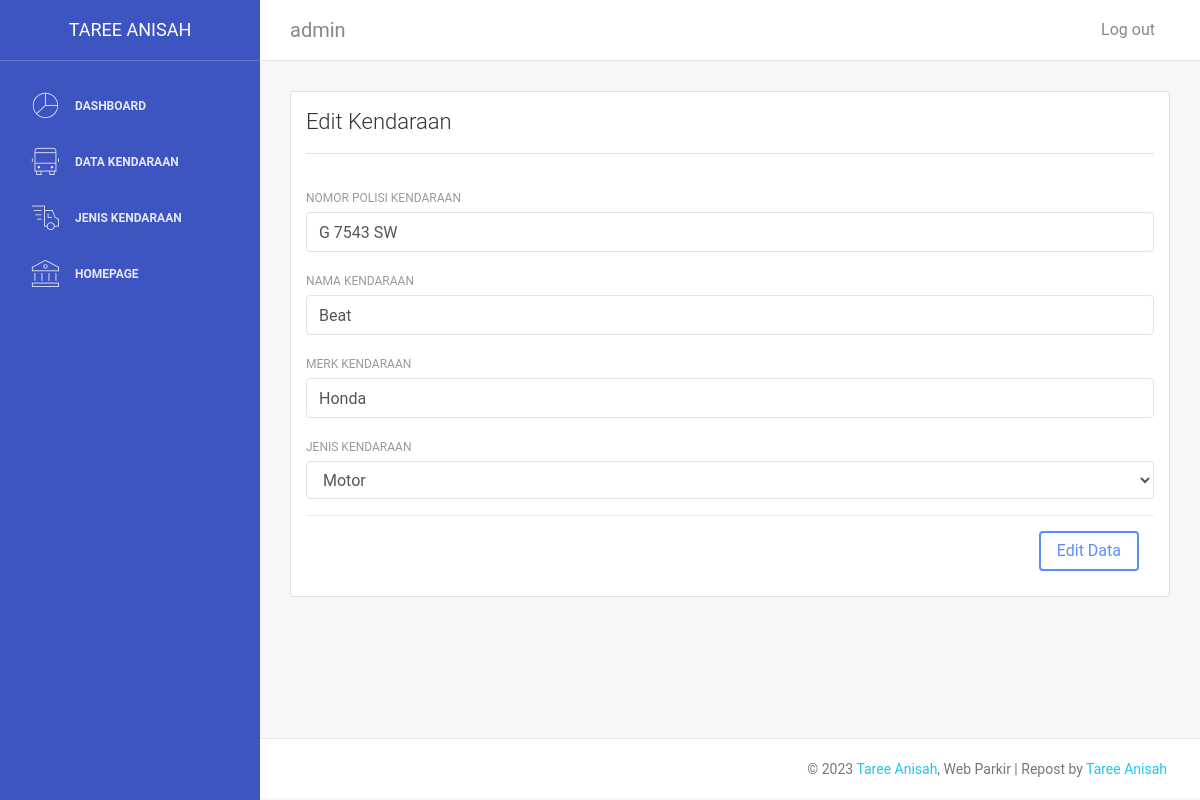
/admin/kendaraan_edit.php?id=3 (signed in), run on the app's committed database.
### tables this page shows
CREATE TABLE `kendaraan` (
  `id` int(11) NOT NULL,
  `nomor_polisi` varchar(10) DEFAULT NULL,
  `nama_kendaraan` varchar(50) DEFAULT NULL,
  `merk_kendaraan` varchar(20) DEFAULT NULL,
  `id_jenisKendaraan` int(11) DEFAULT NULL
);

CREATE TABLE `jeniskendaraan` (
  `id_jenisKendaraan` int(11) NOT NULL,
  `jenis_kendaraan` varchar(20) DEFAULT NULL
);

### admin/kendaraan_edit.php (the view, shortened to what this page needs)
<!DOCTYPE html>
<html lang="en">
<head>
    <?php require_once('template/css.php'); ?>
</head>
<body>
    <div class="wrapper">
        <div class="sidebar" data-image="../vendor/light-bootstrap/assets/img/">
            <?php require_once('template/sidebar.php'); ?>
        </div>
        <div class="main-panel">
            <?php require_once('template/nav.php'); ?>
            <div class="content">
                <div class="container-fluid">
                    <div class="card ">
                        <div class="card-header ">
                            <h4 class="card-title">Edit Kendaraan</h4>
                            <hr>
                        </div>
                        <div class="card-body ">
                            <?php
                            include "../config/config.php";
                            $id = $_GET['id'];
                            $data = mysqli_query($koneksi,"SELECT * FROM kendaraan JOIN jenisKendaraan ON kendaraan.id_jenisKendaraan = jenisKendaraan.id_jenisKendaraan WHERE id='$id'");
                            ?>
                            <?php foreach($data as $kendaraan): ?>
                            <form action="../config/kendaraan/do_edit.php" method="post">
                                <div class="form-group">
                                    <label for="nomor_polisi">Nomor Polisi Kendaraan</label>
                                    <input type="text" class="form-control" id="nomor_polisi" name="nomor_polisi" value="<?= $kendaraan['nomor_polisi']; ?>">
                                </div>
                                <div class="form-group">
                                    <label for="nim">Nama Kendaraan</label>
                                    <input type="text" class="form-control" id="nama_kendaraan" name="nama_kendaraan" value="<?= $kendaraan['nama_kendaraan']; ?>">
                                </div>
                                <div class="form-group">
                                    <label for="email">Merk Kendaraan</label>
                                    <input type="text" class="form-control" id="merk_kendaraan" name="merk_kendaraan" value="<?= $kendaraan['merk_kendaraan']; ?>">
                                </div>
                                <div class="form-group">
                                    <label for="exampleFormControlSelect1">Jenis Kendaraan</label>
                                    <select class="form-control" id="jenis_kendaraan" name="jenis_kendaraan">
                                        <option value="<?= $kendaraan['id_jenisKendaraan']; ?>"><?= $kendaraan['jenis_kendaraan']; ?></option>
                                    </select>
                                </div>
                                <div class="modal-footer">
                                    <button type="submit" class="btn btn-primary">Edit Data</button>
                                </div>
                            </form>
                            <?php endforeach; ?>
                        </div>
                    </div>
                </div>
            </div>
            <?php require_once('template/footer.php'); ?>
        </div>
    </div>
</body>
</html>

### data on the page
kendaraan: nomor_polisi "G 7543 SW", nama_kendaraan "Beat", merk_kendaraan "Honda", jenis_kendaraan "Motor"

### other printed values
$_SESSION['user']['username'] "admin"
